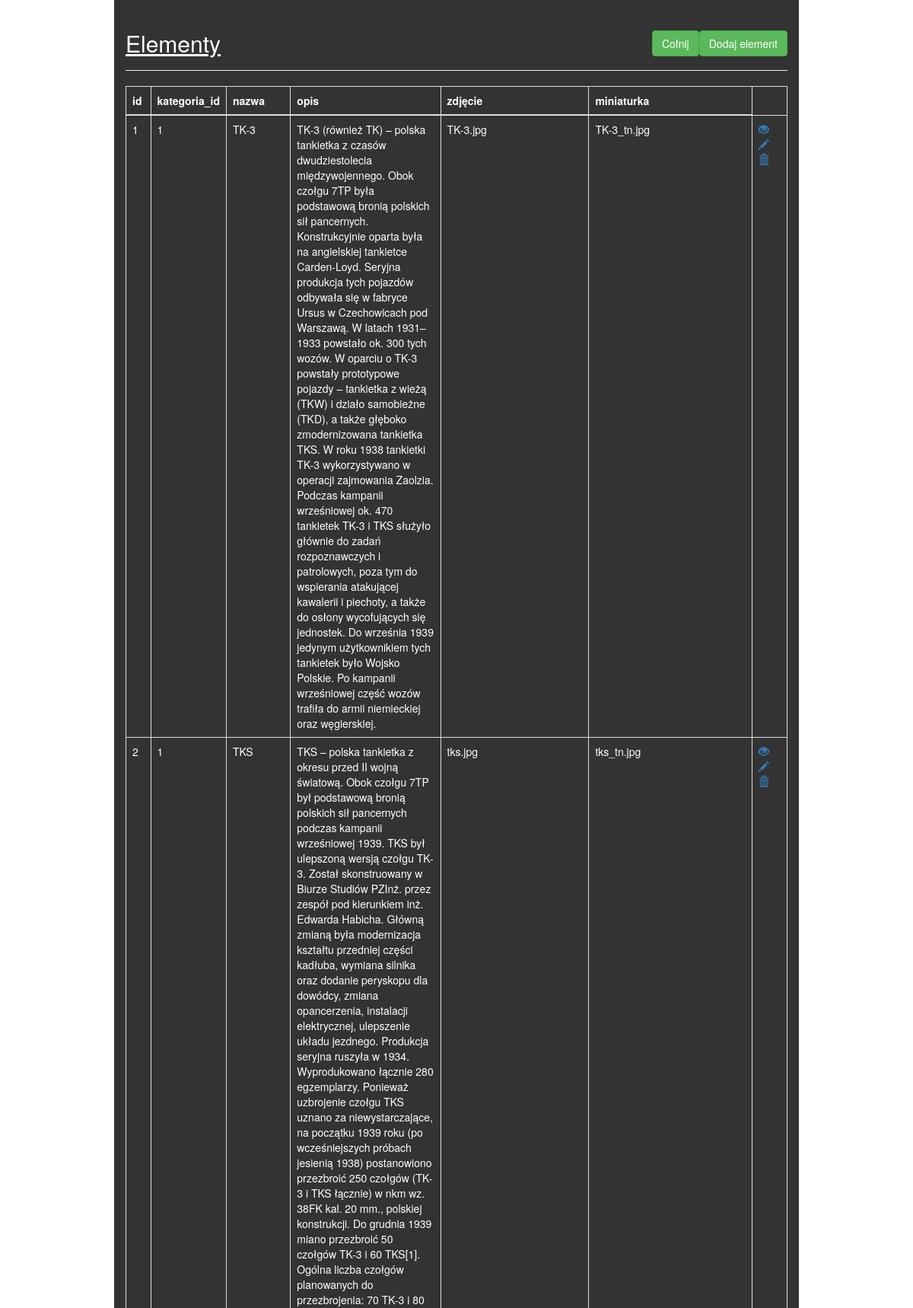
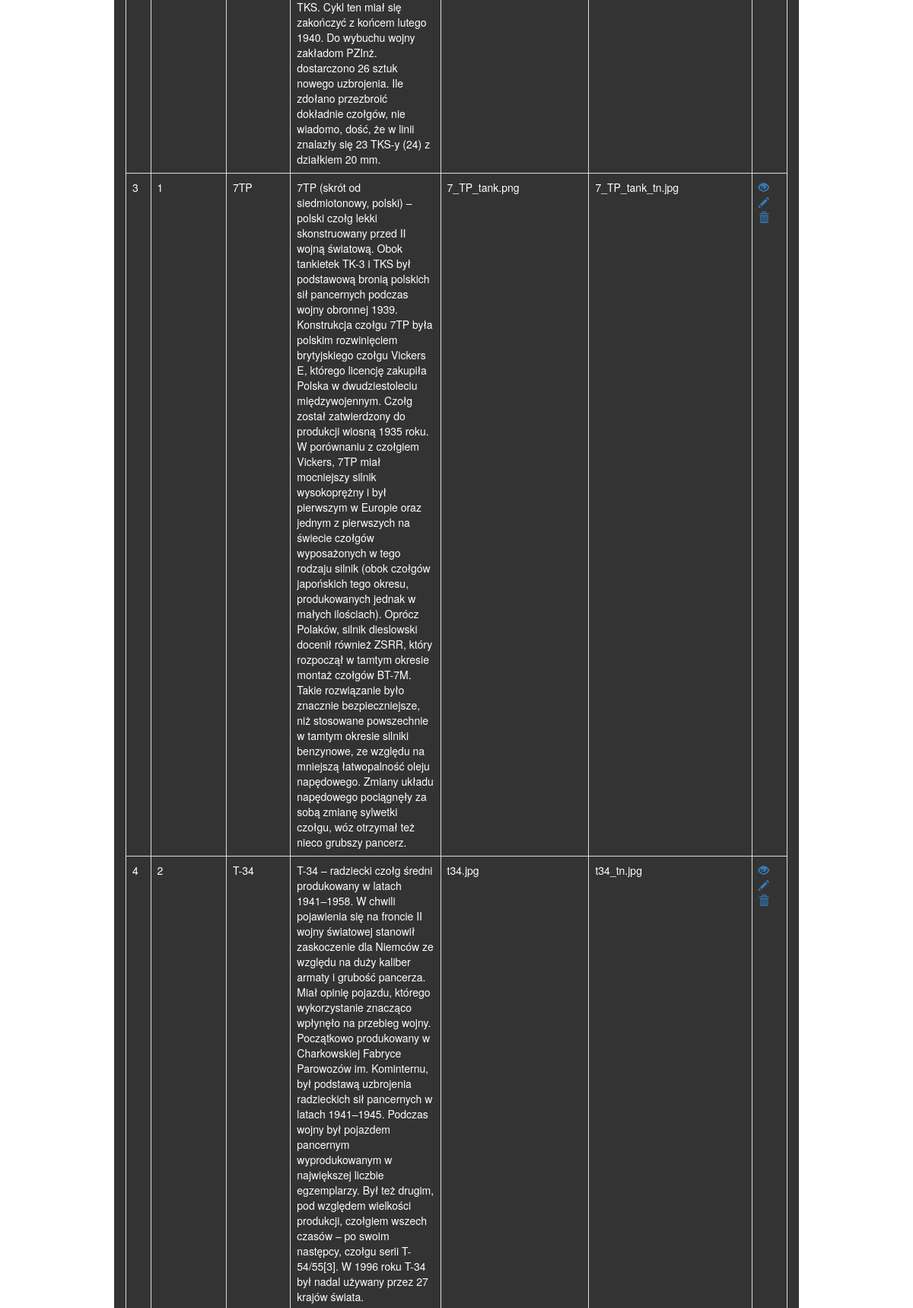
Screenshot of /panel.php (upper part) with the database file from the repository (2 pictures, top to bottom).
### tables this page shows
CREATE TABLE `elementy` (
  `id` int(11) NOT NULL,
  `kategoria_id` int(11) DEFAULT NULL,
  `nazwa` varchar(150) NOT NULL,
  `opis` text NOT NULL,
  `img` varchar(150) NOT NULL,
  `img_tn` text NOT NULL
);

### panel.php (the view, shortened to what this page needs)
<!DOCTYPE html>
<html lang="pl">
<head>
    <link rel="stylesheet" href="https://maxcdn.bootstrapcdn.com/bootstrap/3.3.7/css/bootstrap.css">
	<link rel="stylesheet" href="plik123.css" type="text/css">
</head>
<body>
    <div class="wrapper">
        <div class="container-fluid">
            <div class="row">
                <div class="col-md-12">
                    <div class="page-header clearfix">
                        <h2 class="pull-left">Elementy</h2>
                        <a href="create.php" class="btn btn-success pull-right">Dodaj element</a>
						<a href="index.php" class="btn btn-success pull-right">Cofnij</a>
                    </div>
                    <?php
                    require_once "config.php";
                    $sql = "SELECT * FROM elementy";
                    if($result = mysqli_query($link, $sql)){
                        if(mysqli_num_rows($result) > 0){
                            echo "<table class='table table-bordered'>";
                                echo "<thead>";
                                    echo "<tr>";
                                        echo "<th>id</th>";
                                        echo "<th>kategoria_id</th>";
                                        echo "<th>nazwa</th>";
                                        echo "<th>opis</th>";
                                        echo "<th>zdjęcie</th>";
										echo "<th>miniaturka</th>";
                                    echo "</tr>";
                                echo "</thead>";
                                echo "<tbody>";
                                while($row = mysqli_fetch_array($result)){
                                    echo "<tr>";
                                        echo "<td>" . $row['id'] . "</td>";
                                        echo "<td>" . $row['kategoria_id'] . "</td>";
                                        echo "<td>" . $row['nazwa'] . "</td>";
                                        echo "<td>" . $row['opis'] . "</td>";
										echo "<td>" . $row['img'] . "</td>";
										echo "<td>" . $row['img_tn'] . "</td>";
                                        echo "<td>";
                                            echo "<a href='read.php?id=". $row['id'] ."' title='View Record' data-toggle='tooltip'><span class='glyphicon glyphicon-eye-open'></span></a>";
                                            echo "<a href='update.php?id=". $row['id'] ."' title='Update Record' data-toggle='tooltip'><span class='glyphicon glyphicon-pencil'></span></a>";
                                            echo "<a href='delete.php?id=". $row['id'] ."' title='Delete Record' data-toggle='tooltip'><span class='glyphicon glyphicon-trash'></span></a>";
                                        echo "</td>";
                                    echo "</tr>";
                                }
                                echo "</tbody>";
                            echo "</table>";
                        } else{
                            echo "<p class='lead'><em>Nie znaleziono danych w tabeli.</em></p>";
                        }
                    } else{
                        echo "ERROR: Could not able to execute $sql. " . mysqli_error($link);
                    }
                    ?>
                </div>
            </div>
        </div>
    </div>
</body>
</html>

### plik123.css (style rules this page uses)
html { scroll-behavior: smooth; }
body { position: relative; background-image: url(tlo.jpg); background-position: center; background-repeat: no-repeat; background-attachment: fixed; }
div.row { color:white; }
h2 { text-align:center; text-decoration:underline; margin-bottom:10px; margin-top:10px; }

### panel.php (style rules this page uses)
.wrapper { width: 900px; margin: 0 auto; background-color:#333333; }
.page-header h2 { margin-top: 0; }
table tr td:last-child a { margin-right: 15px; }

### rows the page displays
elementy: id "1", kategoria "1", nazwa "TK-3", opis "TK-3 (również TK) – polska tankietka z czasów dwudziestolecia międzywojennego. Obok czołgu 7TP była podstawową bronią polskich sił pancernych. Konstrukcyjnie oparta była na angielskiej tankietce Carden-Loyd. Seryjna produkcja tych pojazdów odbywała się w fabryce Ursus w Czechowicach pod Warszawą. W latach 1931–1933 powstało ok. 300 tych wozów. W oparciu o TK-3 powstały prototypowe pojazdy – tankietka z wieżą (TKW) i działo samobieżne (TKD), a także głęboko zmodernizowana tankietka TKS. W roku 1938 tankietki TK-3 wykorzystywano w operacji zajmowania Zaolzia. Podczas kampanii wrześniowej ok. 470 tankietek TK-3 i TKS służyło głównie do zadań rozpoznawczych i patrolowych, poza tym do wspierania…", img "TK-3.jpg", img_tn "TK-3_tn.jpg"
elementy: id "2", kategoria "1", nazwa "TKS", opis "TKS – polska tankietka z okresu przed II wojną światową. Obok czołgu 7TP był podstawową bronią polskich sił pancernych podczas kampanii wrześniowej 1939. TKS był ulepszoną wersją czołgu TK-3. Został skonstruowany w Biurze Studiów PZInż. przez zespół pod kierunkiem inż. Edwarda Habicha. Główną zmianą była modernizacja kształtu przedniej części kadłuba, wymiana silnika oraz dodanie peryskopu dla dowódcy, zmiana opancerzenia, instalacji elektrycznej, ulepszenie układu jezdnego. Produkcja seryjna ruszyła w 1934. Wyprodukowano łącznie 280 egzemplarzy. Ponieważ uzbrojenie czołgu TKS uznano za niewystarczające, na początku 1939 roku (po wcześniejszych próbach jesienią 1938) postanowiono przezbroić…", img "tks.jpg", img_tn "tks_tn.jpg"
elementy: id "3", kategoria "1", nazwa "7TP", opis "7TP (skrót od siedmiotonowy, polski) – polski czołg lekki skonstruowany przed II wojną światową. Obok tankietek TK-3 i TKS był podstawową bronią polskich sił pancernych podczas wojny obronnej 1939. Konstrukcja czołgu 7TP była polskim rozwinięciem brytyjskiego czołgu Vickers E, którego licencję zakupiła Polska w dwudziestoleciu międzywojennym. Czołg został zatwierdzony do produkcji wiosną 1935 roku. W porównaniu z czołgiem Vickers, 7TP miał mocniejszy silnik wysokoprężny i był pierwszym w Europie oraz jednym z pierwszych na świecie czołgów wyposażonych w tego rodzaju silnik (obok czołgów japońskich tego okresu, produkowanych jednak w małych ilościach). Oprócz Polaków, silnik dieslowski…", img "7_TP_tank.png", img_tn "7_TP_tank_tn.jpg"
elementy: id "4", kategoria "2", nazwa "T-34", opis "T-34 – radziecki czołg średni produkowany w latach 1941–1958. W chwili pojawienia się na froncie II wojny światowej stanowił zaskoczenie dla Niemców ze względu na duży kaliber armaty i grubość pancerza. Miał opinię pojazdu, którego wykorzystanie znacząco wpłynęło na przebieg wojny. Początkowo produkowany w Charkowskiej Fabryce Parowozów im. Kominternu, był podstawą uzbrojenia radzieckich sił pancernych w latach 1941–1945. Podczas wojny był pojazdem pancernym wyprodukowanym w największej liczbie egzemplarzy. Był też drugim, pod względem wielkości produkcji, czołgiem wszech czasów – po swoim następcy, czołgu serii T-54/55[3]. W 1996 roku T-34 był nadal używany przez 27 krajów świata.", img "t34.jpg", img_tn "t34_tn.jpg"
